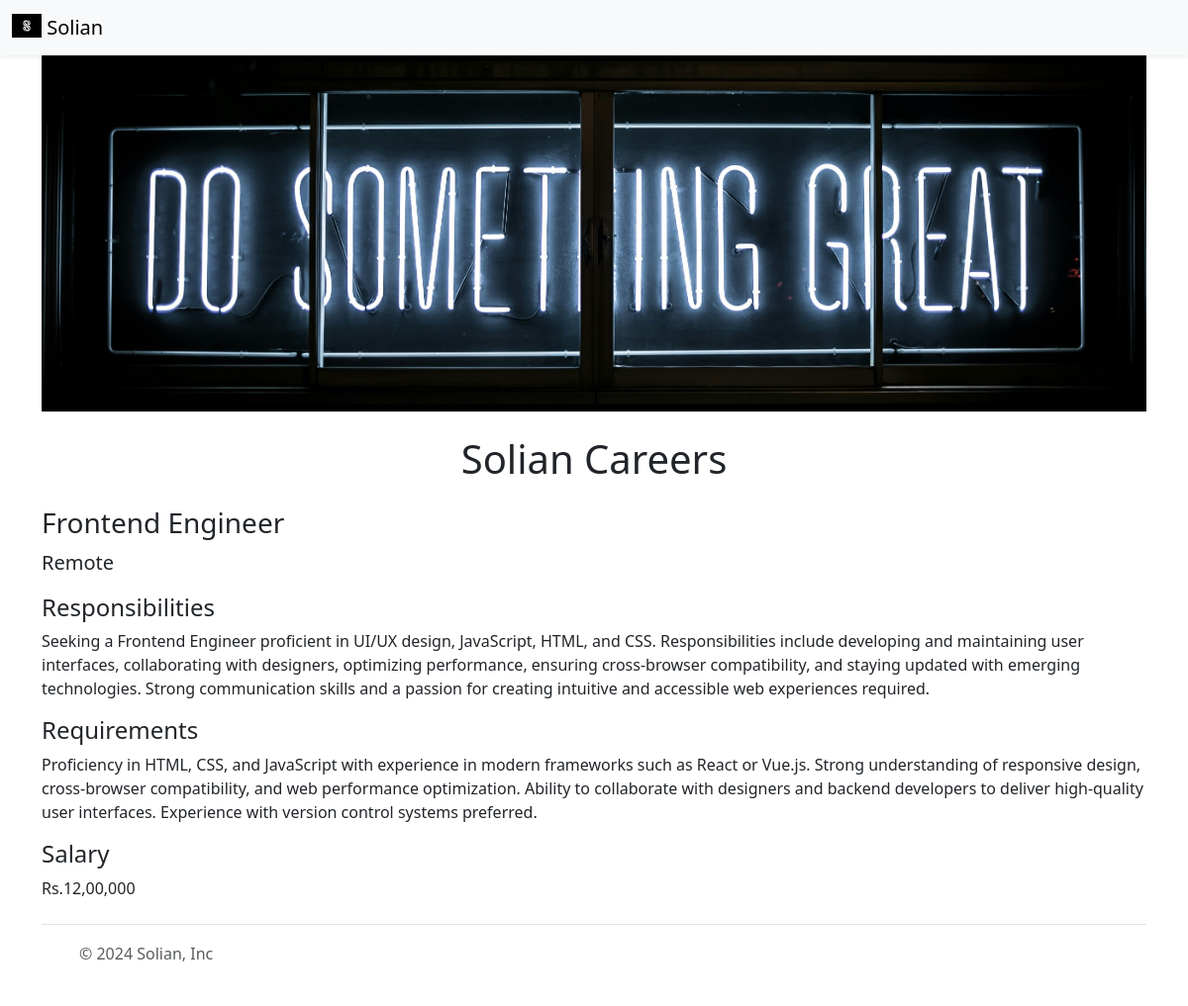
The page /job/3 on the database its author committed.
### tables this page shows
CREATE TABLE jobs (
    id INTEGER NOT NULL PRIMARY KEY AUTOINCREMENT,
    title VARCHAR(250) NOT NULL,
    location VARCHAR(250) NOT NULL,
    salary INT,
    currency VARCHAR(10),
    responsibilities VARCHAR(2000),
    requirements VARCHAR(2000) 
);

### app.py (the view)
@app.route('/job/<id>')
def show_job(id):
    job = load_job_from_db(id)
    if not job:
        return "Not Found"
    return render_template('jobpage.html', job=job)

### database.py (called while the page is built)
def load_job_from_db(id):
    with engine.connect() as conn:
        query = table.select().where(table.c.id == id)
        result = conn.execute(query)
        row = result.fetchone()
    if row is not None:
        column_names = result.keys()
        job_dict = dict(zip(column_names, row))
        return job_dict
    else:
        return None

### templates/jobpage.html (shortened to what this page needs)
<!DOCTYPE html>
<html lang="en">
<head>
    {% include 'bootstrap.html' %}
</head>
<body>
    {% include 'nav.html' %}
    <div class="container">
        {% include 'banner.html' %}
        <h1 class="text-center mt-2 mb-4">Solian Careers</h1>
        <h3 class="mb-2">{{job.title}}</h3>
        <p class="lead mt-0">{{job.location}}</p>
        <h4>Responsibilities</h4>
        <p>{{job.responsibilities}}</p>
        <h4>Requirements</h4>
        <p>{{job.requirements}}</p>
        <h4>Salary</h4>
        <p>{{job.currency}}{{job.salary}}</p>
    </div>
    {% include 'footer.html' %}
</body>
</html>

### rows shown on the page
jobs: title "Frontend Engineer", location "Remote", responsibilities "Seeking a Frontend Engineer proficient in UI/UX design, JavaScript, HTML, and CSS. Responsibilities include developing and maintaining user interfaces, collaborating with designers, optimizing performance, ensuring cross-browser compatibility, and staying updated with emerging technologies. Strong communication skills and a passion for creating intuitive and accessible web experiences required.", requirements "Proficiency in HTML, CSS, and JavaScript with experience in modern frameworks such as React or Vue.js. Strong understanding of responsive design, cross-browser compatibility, and web performance optimization. Ability to collaborate with designers and backend developers to deliver high-quality user interfaces. Experience with version control systems preferred.", currency "Rs.", salary "12,00,000"
